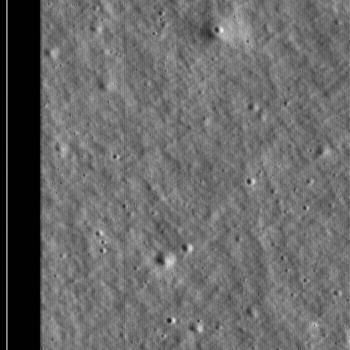
#> input picture data/image/IMG-0.png, 350 x 350 px, given in place of 1_predict.png, which was not available
$ jupyter execute --allow-errors masksfrom_json.ipynb   (older library calls are emulated)   (text cells are left out)
#> lines starting #> are read from the running program, lines starting #| are printed output that depends on the picture; after the words box and inside, x2 and y2 are one past the last pixel; in counts of white or black regions, pixels touching at a corner belong together; pictures that were not available may be replaced by others from this repository, and a replacement may not be noted
[cell 1]
import json
import os
import numpy as np
import skimage.draw
import matplotlib.pyplot as plt
import cv2
import glob
import pandas as pd
import scipy.ndimage
import scipy.misc
from skimage import filters
from numpy import asarray
from skimage import measure
from PIL import Image
from tqdm import tqdm
from numpy import array
from skimage.measure import regionprops
from skimage.color import label2rgb
from skimage.draw import circle
from shapely.geometry import Polygon
from shapely.geometry import MultiPolygon
from shapely.geometry import Point
#> (the rest of this cell did not finish here and is left out)

[cell 2]
# Reading annotations

with open('/home/waqas/projects/unet/testset/via_region_data.json') as f:
#> (reads data/via_region_data.json from the repository)
    data = json.load(f)

[cell 3]
# Saving binary masks


j = 0

for attr, val in data.items():
    mask = np.zeros((256, 256), dtype=np.uint8)
    for attr2, val2 in val.items():
        if attr2 == 'regions':
            for i in val2:
                print(i['shape_attributes'])
                try:
                    rr ,cc = skimage.draw.circle(i['shape_attributes']['cy'], i['shape_attributes']['cx'], i['shape_attributes']['r'])
                    mask[rr, cc] = 255
                except Exception as e:
                    print('doof')

    img = Image.fromarray(mask)
    plt.show(img)
    img.save(attr[:-5])
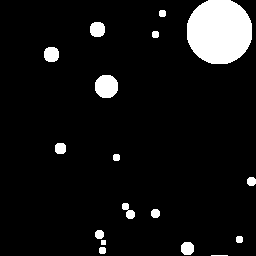
#> img: PIL image 256x256 L; 7.7% white; 17 white regions (1 under 20 px), largest, box (x1, y1, x2, y2) and area: (187, 0, 252, 64) 3388, (95, 75, 118, 98) 437, (90, 22, 105, 37) 193

[cell 4]
# Converting from gray image to binary and save with same filename

files = glob.glob('/home/waqas/projects/unet/*predict.png')

for img in files:
    images = cv2.imread(img, 0)
    res, thresh = cv2.threshold(images,20,255,cv2.THRESH_TOZERO)
# [8 lines of commented-out code are left out]
    cv2.imwrite(img, thresh)

[cell 5]
files = glob.glob('/home/waqas/projects/unet/*predict.png')


for i in files:
    img_cont = cv2.imread(i, 0)

    # Find contours at a constant value of 0.8
    contours = measure.find_contours(img_cont, 0.8)

    # Display the image and plot all contours found
    fig, ax = plt.subplots()
    ax.imshow(img_cont, interpolation='nearest', cmap=plt.cm.gray)

    for n, contour in enumerate(contours):
        ax.plot(contour[:, 1], contour[:, 0], linewidth=2)

    ax.axis('image')
    ax.set_xticks([])
    ax.set_yticks([])
    print(len(contours))
    plt.show()
    label_count, label_map = cv2.connectedComponents(img_cont)
    color_list = [(255,0,0),(0,255,0), (0,0,255)]
    color_map = plt.cm.get_cmap('hsv')
    color_list = color_map(np.linspace(0, 1, label_count)) * 255

#     print(color_list)
    color_map = label2rgb(label_map, img_cont, color_list, alpha=1.0, bg_label=0, bg_color=[0,0,0])
    cv2.imwrite(i, color_map)

[cell 6]
# [19 lines of commented-out code are left out]

[cell 7]
# label_count, label_map = cv2.connectedComponents(img)
# cv2.imwrite('label.png', label_map)

[cell 8]
# [7 lines of commented-out code are left out]

[cell 9]
# from matplotlib import cm
# cm.get_cmap('hsv')
# plt.imshow(label_map, cmap=plt.get_cmap('hsv'))

[cell 10]
# TEST CODE FOR BLOBS

img = cv2.imread('/home/waqas/projects/unet/1_predict.png', 0)
#> img is the input picture: shape (350, 350); min 0, max 239, mean 103.9
blobs = img > 10
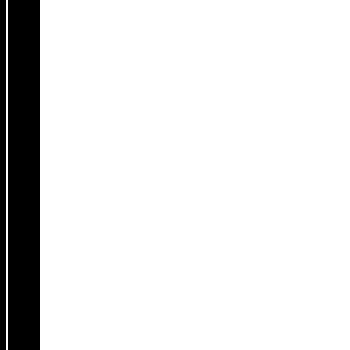
#> blobs: shape (350, 350) bool; 89.1% white; 2 black regions


labels, nlabels = scipy.ndimage.label(blobs)
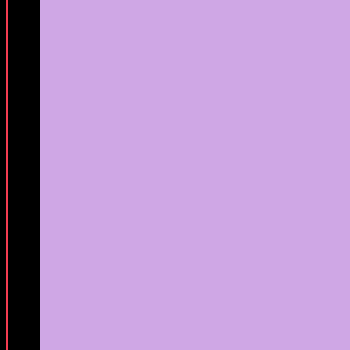
#> labels: shape (350, 350) int32; 3 distinct labels, from 0 to 2; one colour per label, 0 black
#> nlabels = 2
properties = regionprops(labels)
#> properties = 2 regions; box (x1, y1, x2, y2) and area: (40, 0, 350, 350) 108500, (6, 0, 8, 350) 700
print ('Label \tLargest side')
for p in properties:
    min_row, min_col, max_row, max_col = p.bbox
    print ('%5d %14.2f' % (p.label, max(max_row - min_row, max_col - min_col)))
#> this loop made 2 passes
#> (min_row, min_col, max_row, max_col) on passes 1 to 2: (0, 6, 350, 8), (0, 40, 350, 350)

r, c = np.vstack(scipy.ndimage.center_of_mass(img, labels, np.arange(nlabels) + 1)).T
#> r = [174.4, 174.6]; c = [6.42, 193.1]
print(img.shape)
print(blobs.shape, 'blobs shape')
# [4 lines of commented-out code are left out]

fig = plt.figure()
ax = fig.add_subplot(111)

ax.imshow(np.ma.masked_array(labels, ~blobs), cmap=plt.cm.gist_rainbow)
# print(type(np.ma.masked_array(labels, ~blobs)))
# print(len(labels))
# print(len(~blobs))
ax.set_title('Labeled objects')
plt.xticks([])
plt.yticks([])
for ri, ci, li in zip(r, c, range(1, nlabels+1)):
    ax.annotate(li, xy=(ci, ri), fontsize=24)
#> this loop made 2 passes
#> (ri, ci, li) on passes 1 to 2: (174.4, 6.42, 1), (174.6, 193.1, 2)
plt.savefig('crater_dia.png')
plt.show()

[cell 11]
# Experiments with manual threshold adjustment

import scipy.ndimage
from skimage.measure import regionprops


li = []
for i in glob.glob('/home/waqas/projects/unet/'):
    img = cv2.imread(i, 0)
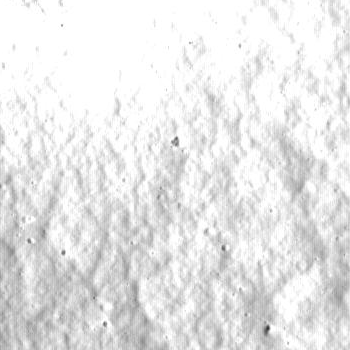
#> input picture data/image/IMG-100.png, 350 x 350 px, given in place of , which was not available
#> img is the input picture: shape (350, 350); min 49, max 255, mean 231.7
    blobs = img > 0.1
#> blobs: shape (350, 350) bool; every value is 1
    labels, nlabels = scipy.ndimage.label(blobs)
#> labels: shape (350, 350) int32; every value is 1
#> nlabels = 1
    properties = regionprops(labels)
#> properties = 1 regions; box (x1, y1, x2, y2) and area: (0, 0, 350, 350) 122500
    for p in properties:
        min_row, min_col, max_row, max_col = p.bbox
        s = ('%5d %14.1f' % (p.label, max(max_row - min_row, max_col - min_col)))
        li.append(s)
#> this loop made 1 pass
#> (min_row, min_col, max_row, max_col, s) on pass 1: (0, 0, 350, 350, '    1          350.0')
#> after the loop, li = ['    1          350.0']
df = pd.DataFrame(li,  columns=['Number_craters'])
#> df = table of 1 rows and 1 columns
df2 = pd.DataFrame(df.Number_craters.str.split().tolist(), columns="number dia".split())
#> df2 = table of 1 rows and 2 columns
df2.to_csv('crater.txt', sep='\t',index=False)

[cell 12]
# [16 lines of commented-out code are left out]

[cell 13]
# adaptive thresh mean
import cv2
import numpy as np

img = cv2.imread('/home/waqas/projects/unet/crop_increased.png', 0)

th2 = cv2.adaptiveThreshold(img,255,cv2.ADAPTIVE_THRESH_GAUSSIAN_C,
                            cv2.THRESH_BINARY,11,9)
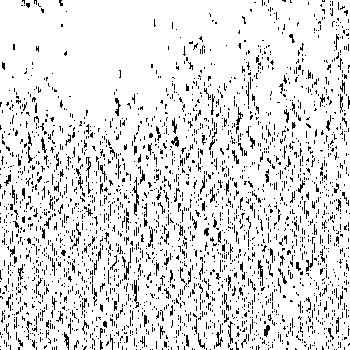
#> th2: shape (350, 350); 88.2% white; black in thin lines or dots
th2

[cell 14]
# adaptive thresh gaussian
import cv2
import numpy as np
from skimage import filters
import os


col = []
img = cv2.imread('/home/waqas/projects/unet/crop_increased.png', 0)
img_otsu = filters.threshold_mean(img)
#> img_otsu = 231.7
print(type(img))
print(img_otsu)
blobs = img > img_otsu
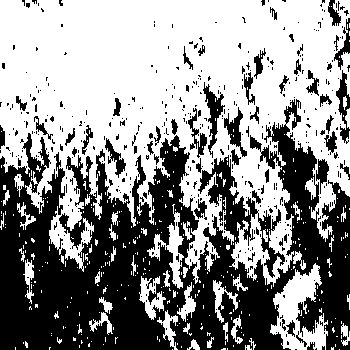
#> blobs: shape (350, 350) bool; 56.8% white; 458 black regions (408 under 20 px)
labels, nlabels = scipy.ndimage.label(blobs)
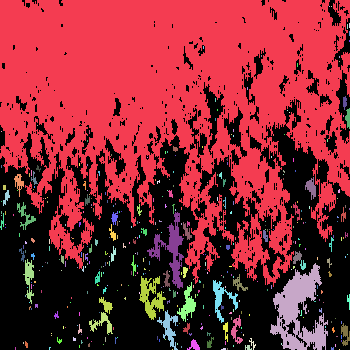
#> labels: shape (350, 350) int32; 412 distinct labels, from 0 to 411; one colour per label, 0 black
#> nlabels = 411
properties = regionprops(labels)
#> properties = 411 regions; largest, box (x1, y1, x2, y2) and area: (0, 0, 350, 287) 60974, (270, 263, 328, 350) 2432, (147, 212, 184, 289) 825, (139, 276, 166, 320) 547, (213, 280, 238, 323) 338
for p in properties:
    min_row, min_col, max_row, max_col = p.bbox
    s = ('%5d %14.2f %14.2d %14.2d' % (p.label, max(max_row - min_row, max_col - min_col), ((max_row - min_row)/2 + min_row), ((max_col - min_col)/2 + min_col)))
    col.append(s)
#> this loop made 411 passes
#> (min_row, min_col, max_row, max_col) on passes 1 to 3: (0, 0, 287, 350), (6, 329, 7, 330), (6, 331, 7, 332)
#> after the loop, col = 411 items
df = pd.DataFrame(col,  columns=['number_craters'])
#> df = table of 411 rows and 1 columns
df = pd.DataFrame(df.number_craters.str.split().tolist(), columns=['number', 'dia', 'y', 'x'])
#> df = table of 411 rows and 4 columns
df = df.drop('number', axis=1)
#> df = table of 411 rows and 3 columns
df.to_csv('crater.txt', header=False, sep='\t',index=False)

[cell 15]
# Functions to consider craters as polygons and calculating IOU based on polygon overlap

def boolstr_to_floatstr(blobs):
    blobs = np.multiply(blobs, 1)
    return blobs*255

# [87 lines left out: functions apply_filter, extract_circles, polygon_iou, plot_coords, plot_polys, get_polygon_list and 2 more, not called in this run]

[cell 16]
# creating text file of overlapped craters

li_ = []

#> (the rest of this cell did not finish here and is left out)

[cell 17]
# CLAHE application

os.chdir(r"/home/waqas/projects/unet/")


def contrast(img):
#> called with img = '_only/IMG-0.png'
    img = cv2.imread(img, 0)
    clahe = cv2.createCLAHE(clipLimit=2.0, tileGridSize=(8,8))
    cl1 = clahe.apply(img)
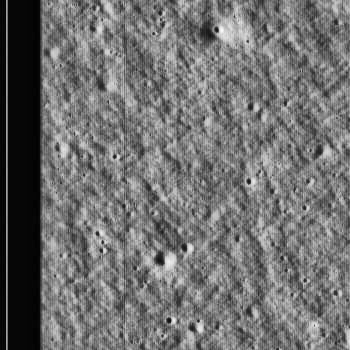
#> cl1: shape (350, 350); min 2, max 249, mean 111.3
    return cl1


imgs = glob.glob('/home/waqas/projects/unet/*.png')

c = 0
for i in imgs:
    j = contrast(i)
    cv2.imwrite("hist%s.png" % c, j)
    c +=1

[cell 18]
# [42 lines of commented-out code are left out]

#> (a cell that did not finish here is left out)

#> (a cell that did not finish here is left out)

[cell 21]
# [27 lines of commented-out code are left out]

[cell 22]
# s = ('/home/waqas/projects/unet/bullshit.txt')
# # os.path.basename(s)
# # cv2.imwrite('s' + 'blobs.png', blobs)

# base = os.path.splitext(s)[0] + '.aln'
# base

[cell 23]
# Finding blob coordinates and creating dataframe

col = []
for img in glob.glob('/home/waqas/projects/unet/test/13.png'):
    img = cv2.imread(img, 0)
    blobs = img > img_otsu
    labels, nlabels = scipy.ndimage.label(blobs)
    blobs = boolstr_to_floatstr(blobs)
    properties = regionprops(labels)
    for p in properties:
        min_row, min_col, max_row, max_col = p.bbox
        s = ('%5d %14.2f %14.2d %14.2d' % (p.label, max(max_row - min_row, max_col - min_col), ((max_row - min_row)/2 + min_row), ((max_col - min_col)/2 + min_col)))
        col.append(s)
    df = pd.DataFrame(col,  columns=['number_craters'])
    df = pd.DataFrame(df.number_craters.str.split().tolist(), columns=['number', 'dia', 'y', 'x'])
#> (the rest of this cell did not finish here and is left out)

#> (a cell that did not finish here is left out)

#> (a cell that did not finish here is left out)

[cell 26]
# [9 lines of commented-out code are left out]

[cell 27]
poly_gt = Point(123,123).buffer(5.00/2)
poly_pr1 = Point(123,123).buffer(17.00/2)
if poly_pr1.is_valid and poly_gt.is_valid:
    polyAnd = poly_pr1.intersection(poly_gt)
    overlap = polyAnd.area / (poly_pr1.area - polyAnd.area + poly_gt.area)
    print(poly_pr1.area)
else:
    print('no')

[cell 28]
# combine images
import cv2
os.chdir('/home/waqas/projects/unet/testset/')

img13 = cv2.imread('182.png')
img14 = cv2.imread('183.png')
img15 = cv2.imread('184.png')
img16 = cv2.imread('185.png')
img17 = cv2.imread('186.png')
# [21 lines of commented-out code are left out]


#> (the rest of this cell did not finish here and is left out)

[cell 29]
h1 = cv2.imread('hconcat.png')
h2 = cv2.imread('1hcon.png')

imh_v = cv2.vconcat([h1, h2])
cv2.imwrite('final.png', imh_v)
#> Out = True
